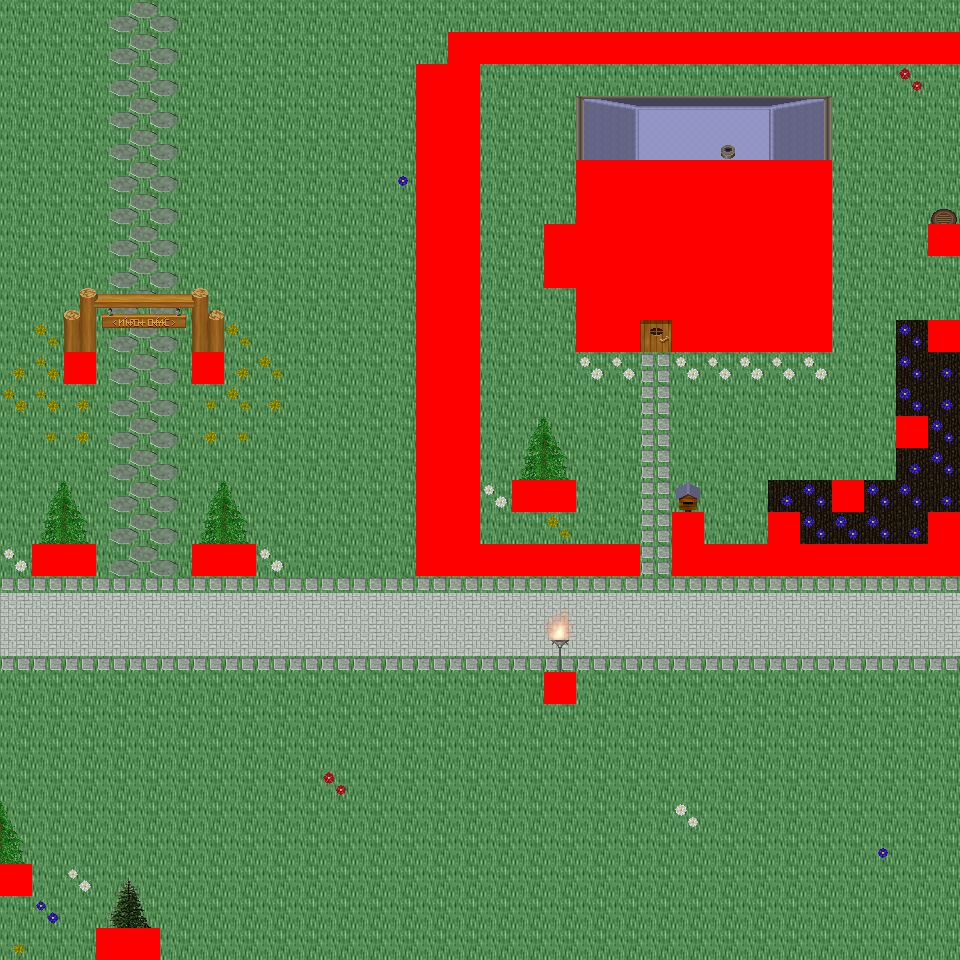

Tiled map render using the project's own tile images. Description and the map definition, with tile-layer contents summarised, below:
An orthogonal 30x30 tile map with 32x32 px tiles, 6 tile layers (Ground, Object, Object2, Above, ...), 60 tilesets and 9 objects (9x mapExit).

<map version="1.0" orientation="orthogonal" renderorder="right-down" width="30" height="30" tilewidth="32" tileheight="32" nextobjectid="10">
  <tileset firstgid="1" name="tileset_logic_collision" tilewidth="32" tileheight="32" tilecount="1" columns="1">
    <image source="../drawable/tileset_logic_collision.png" width="32" height="32" />
  </tileset>
  <tileset firstgid="2" name="tileset_building_decoration_orbpedestal" tilewidth="32" tileheight="32" tilecount="2" columns="1">
    <image source="../drawable/tileset_building_decoration_orbpedestal.png" width="32" height="64" />
  </tileset>
  <tileset firstgid="4" name="tileset_building_decoration_chimney" tilewidth="32" tileheight="32" tilecount="2" columns="1">
    <image source="../drawable/tileset_building_decoration_chimney.png" width="32" height="64" />
  </tileset>
  <tileset firstgid="6" name="tileset_item_statue_fairypool" tilewidth="32" tileheight="32" tilecount="16" columns="2">
    <image source="../drawable/tileset_item_statue_fairypool.png" width="64" height="256" />
  </tileset>
  <tileset firstgid="22" name="tileset_building_decoration_stone_details" tilewidth="32" tileheight="32" tilecount="4" columns="2">
    <image source="../drawable/tileset_building_decoration_stone_details.png" width="64" height="64" />
  </tileset>
  <tileset firstgid="26" name="tileset_building_door_closed" tilewidth="32" tileheight="32" tilecount="1" columns="1">
    <image source="../drawable/tileset_building_door_closed.png" width="32" height="32" />
  </tileset>
  <tileset firstgid="27" name="tileset_building_door_door" tilewidth="32" tileheight="32" tilecount="6" columns="3">
    <image source="../drawable/tileset_building_door_door.png" width="96" height="64" />
  </tileset>
  <tileset firstgid="33" name="tileset_building_fence_fence_chunky" tilewidth="32" tileheight="32" tilecount="21" columns="3">
    <image source="../drawable/tileset_building_fence_fence_chunky.png" width="96" height="224" />
  </tileset>
  <tileset firstgid="54" name="tileset_building_roof_blue" tilewidth="32" tileheight="32" tilecount="20" columns="5">
    <image source="../drawable/tileset_building_roof_blue.png" width="160" height="128" />
  </tileset>
  <tileset firstgid="74" name="tileset_building_roof_green" tilewidth="32" tileheight="32" tilecount="20" columns="5">
    <image source="../drawable/tileset_building_roof_green.png" width="160" height="128" />
  </tileset>
  <tileset firstgid="94" name="tileset_building_roof_red" tilewidth="32" tileheight="32" tilecount="20" columns="5">
    <image source="../drawable/tileset_building_roof_red.png" width="160" height="128" />
  </tileset>
  <tileset firstgid="114" name="tileset_building_roof_red2" tilewidth="32" tileheight="32" tilecount="20" columns="5">
    <image source="../drawable/tileset_building_roof_red2.png" width="160" height="128" />
  </tileset>
  <tileset firstgid="134" name="tileset_building_roof_roof_borders" tilewidth="32" tileheight="32" tilecount="9" columns="3">
    <image source="../drawable/tileset_building_roof_roof_borders.png" width="96" height="96" />
  </tileset>
  <tileset firstgid="143" name="tileset_building_roof_yellow" tilewidth="32" tileheight="32" tilecount="20" columns="5">
    <image source="../drawable/tileset_building_roof_yellow.png" width="160" height="128" />
  </tileset>
  <tileset firstgid="163" name="tileset_building_window_window_long" tilewidth="32" tileheight="32" tilecount="3" columns="3">
    <image source="../drawable/tileset_building_window_window_long.png" width="96" height="32" />
  </tileset>
  <tileset firstgid="166" name="tileset_ground_cobbled_paving" tilewidth="32" tileheight="32" tilecount="1" columns="1">
    <image source="../drawable/tileset_ground_cobbled_paving.png" width="32" height="32" />
  </tileset>
  <tileset firstgid="167" name="tileset_ground_gravel" tilewidth="32" tileheight="32" tilecount="1" columns="1">
    <image source="../drawable/tileset_ground_gravel.png" width="32" height="32" />
  </tileset>
  <tileset firstgid="168" name="tileset_ground_stone_floors" tilewidth="32" tileheight="32" tilecount="6" columns="3">
    <image source="../drawable/tileset_ground_stone_floors.png" width="96" height="64" />
  </tileset>
  <tileset firstgid="174" name="tileset_ground_ground" tilewidth="32" tileheight="32" tilecount="33" columns="3">
    <image source="../drawable/tileset_ground_ground.png" width="96" height="352" />
  </tileset>
  <tileset firstgid="207" name="tileset_plant_bush_various_small" tilewidth="32" tileheight="32" tilecount="9" columns="3">
    <image source="../drawable/tileset_plant_bush_various_small.png" width="96" height="96" />
  </tileset>
  <tileset firstgid="216" name="tileset_plant_flower_daisy_blue" tilewidth="32" tileheight="32" tilecount="8" columns="2">
    <image source="../drawable/tileset_plant_flower_daisy_blue.png" width="64" height="128" />
  </tileset>
  <tileset firstgid="224" name="tileset_plant_flower_daisy_red" tilewidth="32" tileheight="32" tilecount="8" columns="2">
    <image source="../drawable/tileset_plant_flower_daisy_red.png" width="64" height="128" />
  </tileset>
  <tileset firstgid="232" name="tileset_plant_flower_daisy_white" tilewidth="32" tileheight="32" tilecount="8" columns="2">
    <image source="../drawable/tileset_plant_flower_daisy_white.png" width="64" height="128" />
  </tileset>
  <tileset firstgid="240" name="tileset_plant_flower_daisy_yellow" tilewidth="32" tileheight="32" tilecount="8" columns="2">
    <image source="../drawable/tileset_plant_flower_daisy_yellow.png" width="64" height="128" />
  </tileset>
  <tileset firstgid="248" name="tileset_plant_tree_spruce" tilewidth="32" tileheight="32" tilecount="6" columns="2">
    <image source="../drawable/tileset_plant_tree_spruce.png" width="64" height="96" />
  </tileset>
  <tileset firstgid="254" name="tileset_item_pot_pot_purple" tilewidth="32" tileheight="32" tilecount="1" columns="1">
    <image source="../drawable/tileset_item_pot_pot_purple.png" width="32" height="32" />
  </tileset>
  <tileset firstgid="255" name="tileset_item_pot_pot_tall" tilewidth="32" tileheight="32" tilecount="2" columns="1">
    <image source="../drawable/tileset_item_pot_pot_tall.png" width="32" height="64" />
  </tileset>
  <tileset firstgid="257" name="tileset_item_pot_small_barrel" tilewidth="32" tileheight="32" tilecount="2" columns="1">
    <image source="../drawable/tileset_item_pot_small_barrel.png" width="32" height="64" />
  </tileset>
  <tileset firstgid="259" name="tileset_item_postbox" tilewidth="32" tileheight="32" tilecount="4" columns="2">
    <image source="../drawable/tileset_item_postbox.png" width="64" height="64" />
  </tileset>
  <tileset firstgid="263" name="tileset_furniture_chair_wooden_pale" tilewidth="32" tileheight="32" tilecount="4" columns="2">
    <image source="../drawable/tileset_furniture_chair_wooden_pale.png" width="64" height="64" />
  </tileset>
  <tileset firstgid="267" name="tileset_furniture_table_wooden" tilewidth="32" tileheight="32" tilecount="1" columns="1">
    <image source="../drawable/tileset_furniture_table_wooden.png" width="32" height="32" />
  </tileset>
  <tileset firstgid="268" name="tileset_furniture_table_brick_base" tilewidth="32" tileheight="32" tilecount="3" columns="3">
    <image source="../drawable/tileset_furniture_table_brick_base.png" width="96" height="32" />
  </tileset>
  <tileset firstgid="271" name="tileset_furniture_light_iron_lamp" tilewidth="32" tileheight="32" tilecount="3" columns="1">
    <image source="../drawable/tileset_furniture_light_iron_lamp.png" width="32" height="96" />
  </tileset>
  <tileset firstgid="274" name="tileset_furniture_light_flames" tilewidth="32" tileheight="32" tilecount="6" columns="6">
    <image source="../drawable/tileset_furniture_light_flames.png" width="192" height="32" />
  </tileset>
  <tileset firstgid="280" name="tileset_furniture_sink_dark_side_on" tilewidth="32" tileheight="32" tilecount="6" columns="3">
    <image source="../drawable/tileset_furniture_sink_dark_side_on.png" width="96" height="64" />
  </tileset>
  <tileset firstgid="286" name="tileset_ground_grass_corners" tilewidth="32" tileheight="32" tilecount="24" columns="6">
    <image source="../drawable/tileset_ground_grass_corners.png" width="192" height="128" />
  </tileset>
  <tileset firstgid="310" name="tileset_ground_grass_edges" tilewidth="32" tileheight="32" tilecount="36" columns="12">
    <image source="../drawable/tileset_ground_grass_edges.png" width="384" height="96" />
  </tileset>
  <tileset firstgid="346" name="tileset_plant_tree_tree_fluffy" tilewidth="32" tileheight="32" tilecount="12" columns="4">
    <image source="../drawable/tileset_plant_tree_tree_fluffy.png" width="128" height="96" />
  </tileset>
  <tileset firstgid="358" name="tileset_ground_water_dungeon_water" tilewidth="32" tileheight="32" tilecount="30" columns="3">
    <image source="../drawable/tileset_ground_water_dungeon_water.png" width="96" height="320" />
  </tileset>
  <tileset firstgid="388" name="tileset_furniture_table_wooden_rectangular" tilewidth="32" tileheight="32" tilecount="9" columns="3">
    <image source="../drawable/tileset_furniture_table_wooden_rectangular.png" width="96" height="96" />
  </tileset>
  <tileset firstgid="397" name="tileset_item_statue_metal_and_stone" tilewidth="32" tileheight="32" tilecount="6" columns="3">
    <image source="../drawable/tileset_item_statue_metal_and_stone.png" width="96" height="64" />
  </tileset>
  <tileset firstgid="403" name="tileset_ground_fire_fire" tilewidth="32" tileheight="32" tilecount="27" columns="3">
    <image source="../drawable/tileset_ground_fire_fire.png" width="96" height="288" />
  </tileset>
  <tileset firstgid="430" name="tileset_furniture_table_bench" tilewidth="32" tileheight="32" tilecount="3" columns="3">
    <image source="../drawable/tileset_furniture_table_bench.png" width="96" height="32" />
  </tileset>
  <tileset firstgid="433" name="tileset_plant_bush_hosta" tilewidth="32" tileheight="32" tilecount="9" columns="3">
    <image source="../drawable/tileset_plant_bush_hosta.png" width="96" height="96" />
  </tileset>
  <tileset firstgid="442" name="tileset_plant_tree_tree_green" tilewidth="32" tileheight="32" tilecount="88" columns="8">
    <image source="../drawable/tileset_plant_tree_tree_green.png" width="256" height="352" />
  </tileset>
  <tileset firstgid="530" name="tileset_item_sign_large" tilewidth="32" tileheight="32" tilecount="15" columns="5">
    <image source="../drawable/tileset_item_sign_large.png" width="160" height="96" />
  </tileset>
  <tileset firstgid="545" name="tileset_building_wall_wall_brown" tilewidth="32" tileheight="32" tilecount="12" columns="3">
    <image source="../drawable/tileset_building_wall_wall_brown.png" width="96" height="128" />
  </tileset>
  <tileset firstgid="557" name="tileset_ground_green_paving_4" tilewidth="32" tileheight="32" tilecount="3" columns="3">
    <image source="../drawable/tileset_ground_green_paving_4.png" width="96" height="32" />
  </tileset>
  <tileset firstgid="560" name="tileset_item_swing" tilewidth="32" tileheight="32" tilecount="4" columns="2">
    <image source="../drawable/tileset_item_swing.png" width="64" height="64" />
  </tileset>
  <tileset firstgid="564" name="tileset_item_fishrods" tilewidth="32" tileheight="32" tilecount="12" columns="4">
    <image source="../drawable/tileset_item_fishrods.png" width="128" height="96" />
  </tileset>
  <tileset firstgid="576" name="tileset_logic_creature_human_kalavan" tilewidth="32" tileheight="32" tilecount="5" columns="5">
    <image source="../drawable/tileset_logic_creature_human_kalavan.png" width="160" height="32" />
  </tileset>
  <tileset firstgid="581" name="tileset_logic_creature_animal" tilewidth="32" tileheight="32" tilecount="32" columns="8">
    <image source="../drawable/tileset_logic_creature_animal.png" width="256" height="128" />
  </tileset>
  <tileset firstgid="613" name="tileset_building_decoration_numbers" tilewidth="32" tileheight="32" tilecount="20" columns="2">
    <image source="../drawable/tileset_building_decoration_numbers.png" width="64" height="320" />
  </tileset>
  <tileset firstgid="633" name="tileset_ground_green_paving" tilewidth="32" tileheight="32" tilecount="18" columns="3">
    <image source="../drawable/tileset_ground_green_paving.png" width="96" height="192" />
  </tileset>
  <tileset firstgid="651" name="tileset_item_huge_orb" tilewidth="32" tileheight="32" tilecount="16" columns="2">
    <image source="../drawable/tileset_item_huge_orb.png" width="64" height="256" />
  </tileset>
  <tileset firstgid="667" name="tileset_light_light_5x5" tilewidth="32" tileheight="32" tilecount="25" columns="5">
    <image source="../drawable/tileset_light_light_5x5.png" width="160" height="160" />
  </tileset>
  <tileset firstgid="692" name="tileset_light_dim_light_5x5" tilewidth="32" tileheight="32" tilecount="25" columns="5">
    <image source="../drawable/tileset_light_dim_light_5x5.png" width="160" height="160" />
  </tileset>
  <tileset firstgid="717" name="tileset_item_firewood" tilewidth="32" tileheight="32" tilecount="12" columns="3">
    <image source="../drawable/tileset_item_firewood.png" width="96" height="128" />
  </tileset>
  <tileset firstgid="729" name="tileset_logic_creature_fowl" tilewidth="32" tileheight="32" tilecount="6" columns="6">
    <image source="../drawable/tileset_logic_creature_fowl.png" width="192" height="32" />
  </tileset>
  <tileset firstgid="735" name="tileset_logic_creature_human_imperial" tilewidth="32" tileheight="32" tilecount="16" columns="8">
    <image source="../drawable/tileset_logic_creature_human_imperial.png" width="256" height="64" />
  </tileset>
  <layer name="Ground" width="30" height="30">
    <data>[900 cells, 900 non-empty, 3 distinct tile ids]</data>
  </layer>
  <layer name="Object" width="30" height="30">
    <data>[900 cells, 302 non-empty, 45 distinct tile ids]</data>
  </layer>
  <layer name="Object2" width="30" height="30">
    <data>[900 cells, 13 non-empty, 11 distinct tile ids]</data>
  </layer>
  <layer name="Above" width="30" height="30">
    <data>[900 cells, 80 non-empty, 42 distinct tile ids]</data>
  </layer>
  <layer name="Above2" width="30" height="30">
    <data>[900 cells, 5 non-empty, 2 distinct tile ids]</data>
  </layer>
  <layer name="Walkable" width="30" height="30">
    <data>[900 cells, 130 non-empty, 1 distinct tile ids]</data>
  </layer>
  <objectgroup name="MapEvents">
    <object id="1" name="south" type="mapExit" x="0" y="928" width="96" height="32">
      <properties>
        <property name="map" value="level_0_x70_y146" />
        <property name="x" value="0" />
        <property name="y" value="1" />
      </properties>
    </object>
    <object id="2" name="south2" type="mapExit" x="160" y="928" width="800" height="32">
      <properties>
        <property name="map" value="level_0_x70_y146" />
        <property name="x" value="5" />
        <property name="y" value="1" />
      </properties>
    </object>
    <object id="3" name="west" type="mapExit" x="0" y="0" width="32" height="864">
      <properties>
        <property name="map" value="level_0_x69_y145" />
        <property name="x" value="28" />
        <property name="y" value="0" />
      </properties>
    </object>
    <object id="4" name="west2" type="mapExit" x="0" y="896" width="32" height="64">
      <properties>
        <property name="map" value="level_0_x69_y145" />
        <property name="x" value="28" />
        <property name="y" value="28" />
      </properties>
    </object>
    <object id="5" name="east" type="mapExit" x="928" y="0" width="32" height="32">
      <properties>
        <property name="map" value="level_0_x71_y145" />
        <property name="x" value="1" />
        <property name="y" value="0" />
      </properties>
    </object>
    <object id="6" name="east2" type="mapExit" x="928" y="64" width="32" height="160">
      <properties>
        <property name="map" value="level_0_x71_y145" />
        <property name="x" value="1" />
        <property name="y" value="2" />
      </properties>
    </object>
    <object id="7" name="east3" type="mapExit" x="928" y="256" width="32" height="64">
      <properties>
        <property name="map" value="level_0_x71_y145" />
        <property name="x" value="1" />
        <property name="y" value="8" />
      </properties>
    </object>
    <object id="8" name="east4" type="mapExit" x="928" y="352" width="32" height="160">
      <properties>
        <property name="map" value="level_0_x71_y145" />
        <property name="x" value="1" />
        <property name="y" value="11" />
      </properties>
    </object>
    <object id="9" name="east5" type="mapExit" x="928" y="576" width="32" height="384">
      <properties>
        <property name="map" value="level_0_x71_y145" />
        <property name="x" value="1" />
        <property name="y" value="18" />
      </properties>
    </object>
  </objectgroup>
</map>
